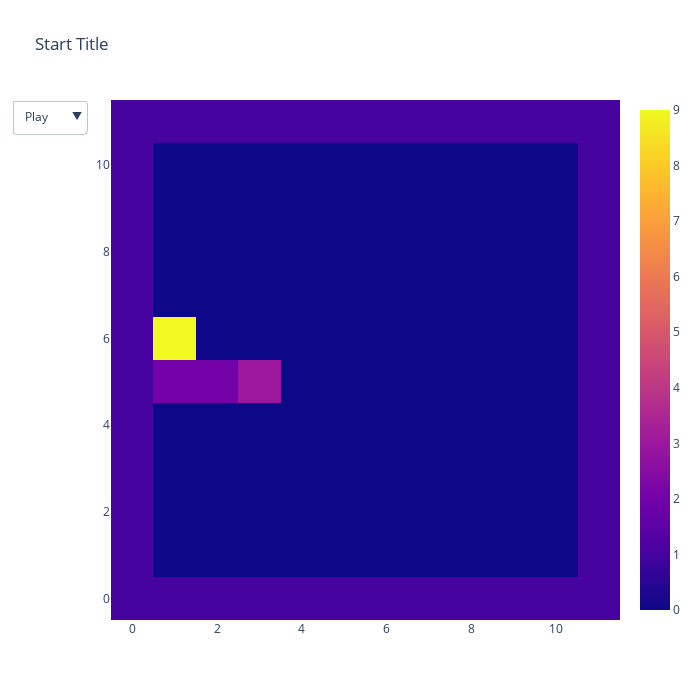

Write notebook code for a chart like this one.
### Code cell
import plotly.graph_objects as go

fig = go.Figure(
    data=[go.Heatmap(z=grille_torch)],
    layout=go.Layout(
        title="Start Title",
        updatemenus=[{
                    "buttons": [
            {
                "args": [None, {"frame": {"duration": 500, "redraw": True},
                                "fromcurrent": True, "transition": {"duration": 300,
                                                                    "easing": "quadratic-in-out"}}],
                "label": "Play",
                "method": "animate"
            },
            {
                "args": [[None], {"frame": {"duration": 0, "redraw": True},
                                  "mode": "immediate",
                                  "transition": {"duration": 0}}],
                "label": "Pause",
                "method": "animate"
            }
        ],
        }
            
        ]

    ),
    frames=[go.Frame(data=[go.Heatmap(z=g)]) for g in grilles_torch]
)
fig.update_layout(autosize=False,width = 700, height = 700,)
fig.show()

### Figure 1 — Plotly figure (JSON) as saved in the notebook; plotly's stock layout.template omitted (floating-point values rounded to 4 significant figures; data arrays with more than 128 entries replaced by an {"elided": "..."} marker saying what was removed)
{"data": [{"type": "heatmap", "z": {"elided": "12x12 int values"}}], "layout": {"autosize": false, "height": 700, "title": {"text": "Start Title"}, "updatemenus": [{"buttons": [{"args": [null, {"frame": {"duration": 500, "redraw": true}, "fromcurrent": true, "transition": {"duration": 300, "easing": "quadratic-in-out"}}], "label": "Play", "method": "animate"}, {"args": [[null], {"frame": {"duration": 0, "redraw": true}, "mode": "immediate", "transition": {"duration": 0}}], "label": "Pause", "method": "animate"}]}], "width": 700}}
